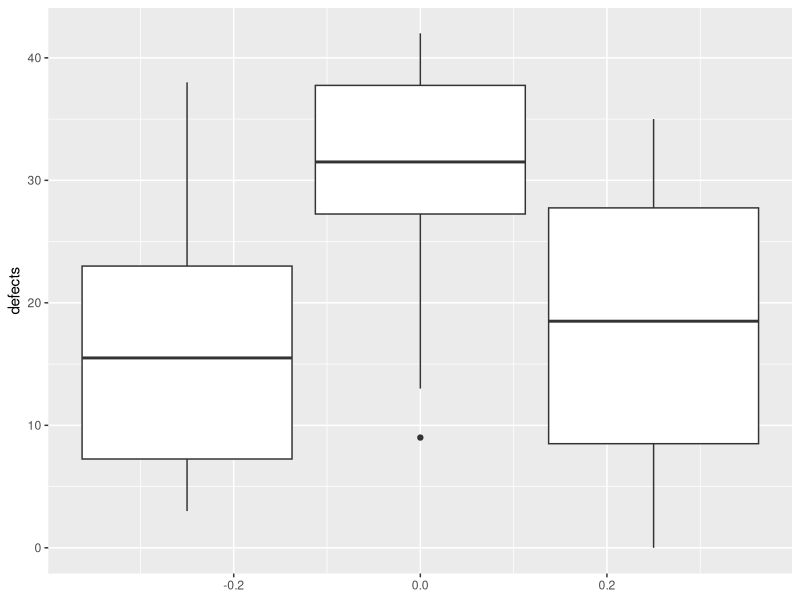

Here is the R script that generated this plot: (Note: this script raises an error after producing the figure.)
## ---- chunk 1
knitr::opts_chunk$set(echo = TRUE)
library(ggplot2)
library(dplyr)
## ---- chunk 2
p = pf(q = 8.53, df1 = 4, df2 =111, lower.tail = FALSE)
p
## ---- chunk 3

line1=c(6, 38, 3, 17, 11, 30,15, 16, 25, 5)
line2=c(34, 28, 42, 13, 40, 31, 9, 32, 39, 27)
line3=c(13, 35, 19, 4, 29, 0, 7, 33, 18, 24)
defects=c(line1, line2, line3)
line=c(rep(1, 10), rep(2, 10), rep(3, 10))
manufacturing=as.data.frame(cbind(line=as.factor(line), defects))

linebox = ggplot(data = manufacturing, aes(group = line, y = defects)) + 
  geom_boxplot()
linebox
## ---- chunk 4
kruskal.test(data = manufacturing, x = defects, g = as.factor(line))##when we plot x against y, it is  y #~ x
#we factor line so R doesnt treat it as a number a number
## ---- chunk 5
aline = as.factor(line)

aov = aov(defects ~ aline, data = manufacturing)
summary(aov)
## ---- chunk 6
warpbreaks
table(warpbreaks$tension)
table(warpbreaks$wool)

breakswool = ggplot(data = warpbreaks, aes(group = wool, y = breaks)) + 
  geom_boxplot(aes(col = wool), varwidth = T)


breakstension = ggplot(data = warpbreaks, aes(group = tension, y = breaks)) + 
  geom_boxplot(aes(col = tension), varwidth = T)


grid.arrange(breakswool, breakstension, nrow = 1)
## ---- chunk 7
warpmeans = warpbreaks %>%
  group_by(wool, tension) %>%
  summarize(breakmeans = mean(breaks))
warpmeans


ggplot(warpmeans,  aes(x = tension, y = breakmeans, color = wool)) +
  geom_line(aes(group = wool)) +
  geom_point() +
  labs(x="Tension", y="Breaks", title="Interaction Plot")
##looking for non parralelel lines
##if they converege we conduct huypo test
## ---- chunk 8
                                                     #interacting terms
#warpaov = summary(aov(breaks ~ tension + wool + tension:wool,
            #data = warpbreaks))
 ## Test main effects and interaction
##MSE in this model has decreased from last model



#summary(aov(breaks~tension + wool, data = warpbreaks))

warpaov = summary(aov(breaks ~ as.factor(tension) + wool + as.factor(tension):wool,
            data = warpbreaks))
 ## Test main effects and interaction
##MSE in this model has decreased from last model
warpaov


summary(aov(breaks~tension + wool, data = warpbreaks))
## ---- chunk 9

a = coef(aov(breaks ~ as.factor(tension) + wool + as.factor(tension):wool,
            data = warpbreaks))
a
#dummy variable is the reference level
